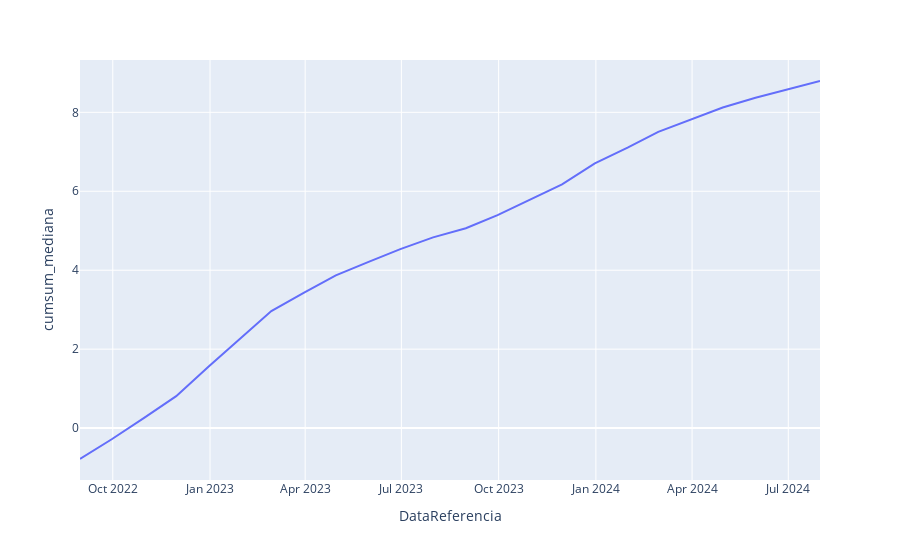

Notebook cell for this chart:
### Code cell
# Gráfico iterativo utilizando o plotly
fig=px.line(df_ipca_from_now,x='DataReferencia',y='cumsum_mediana')
# Gerando arquivo com o resultado
# plotly.offline.plot(fig, show_link = True,filename=f'./output/tx_desocupacao_forcast.html')
fig.show()

### Figure 1 — Plotly figure (JSON) as saved in the notebook; plotly's stock layout.template omitted (floating-point values rounded to 4 significant figures)
{"data": [{"hovertemplate": "DataReferencia=%{x}<br>cumsum_mediana=%{y}<extra></extra>", "legendgroup": "", "line": {"color": "#636efa", "dash": "solid"}, "marker": {"symbol": "circle"}, "mode": "lines", "name": "", "orientation": "v", "showlegend": false, "type": "scatter", "x": ["2022-08-31", "2022-09-30", "2022-10-31", "2022-11-30", "2022-12-31", "2023-01-31", "2023-02-28", "2023-03-31", "2023-04-30", "2023-05-31", "2023-06-30", "2023-07-31", "2023-08-31", "2023-09-30", "2023-10-31", "2023-11-30", "2023-12-31", "2024-01-31", "2024-02-29", "2024-03-31", "2024-04-30", "2024-05-31", "2024-06-30", "2024-07-31"], "xaxis": "x", "y": [-0.7825, -0.2825, 0.2675, 0.8099, 1.57, 2.299, 2.964, 3.432, 3.868, 4.213, 4.533, 4.833, 5.063, 5.394, 5.794, 6.174, 6.704, 7.104, 7.506, 7.811, 8.124, 8.369, 8.574, 8.794], "yaxis": "y"}], "layout": {"legend": {"tracegroupgap": 0}, "margin": {"t": 60}, "xaxis": {"anchor": "y", "domain": [0, 1], "title": {"text": "DataReferencia"}}, "yaxis": {"anchor": "x", "domain": [0, 1], "title": {"text": "cumsum_mediana"}}}}
